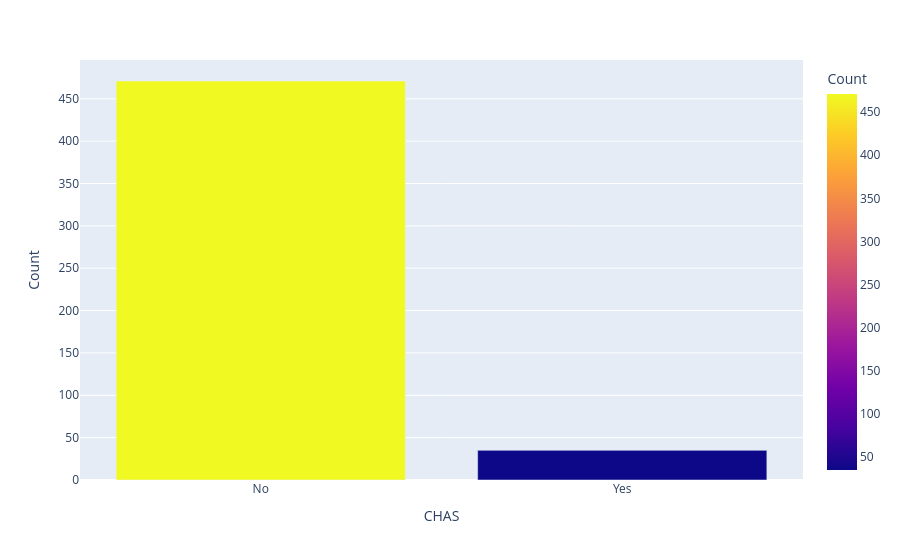

Notebook cell for this chart:
### Code cell
fig = px.bar(river_house_data, x='CHAS', y='Count', color='Count')
fig.show()

### Figure 1 — Plotly figure (JSON) as saved in the notebook; plotly's stock layout.template omitted (floating-point values rounded to 4 significant figures)
{"data": [{"hovertemplate": "CHAS=%{x}<br>Count=%{marker.color}<extra></extra>", "legendgroup": "", "marker": {"color": [471, 35], "coloraxis": "coloraxis", "pattern": {"shape": ""}}, "name": "", "orientation": "v", "showlegend": false, "textposition": "auto", "x": ["No", "Yes"], "xaxis": "x", "y": [471, 35], "yaxis": "y", "type": "bar"}], "layout": {"xaxis": {"anchor": "y", "domain": [0.0, 1.0], "title": {"text": "CHAS"}}, "yaxis": {"anchor": "x", "domain": [0.0, 1.0], "title": {"text": "Count"}}, "coloraxis": {"colorbar": {"title": {"text": "Count"}}, "colorscale": [[0.0, "#0d0887"], [0.1111, "#46039f"], [0.2222, "#7201a8"], [0.3333, "#9c179e"], [0.4444, "#bd3786"], [0.5556, "#d8576b"], [0.6667, "#ed7953"], [0.7778, "#fb9f3a"], [0.8889, "#fdca26"], [1.0, "#f0f921"]]}, "legend": {"tracegroupgap": 0}, "margin": {"t": 60}, "barmode": "relative"}}
